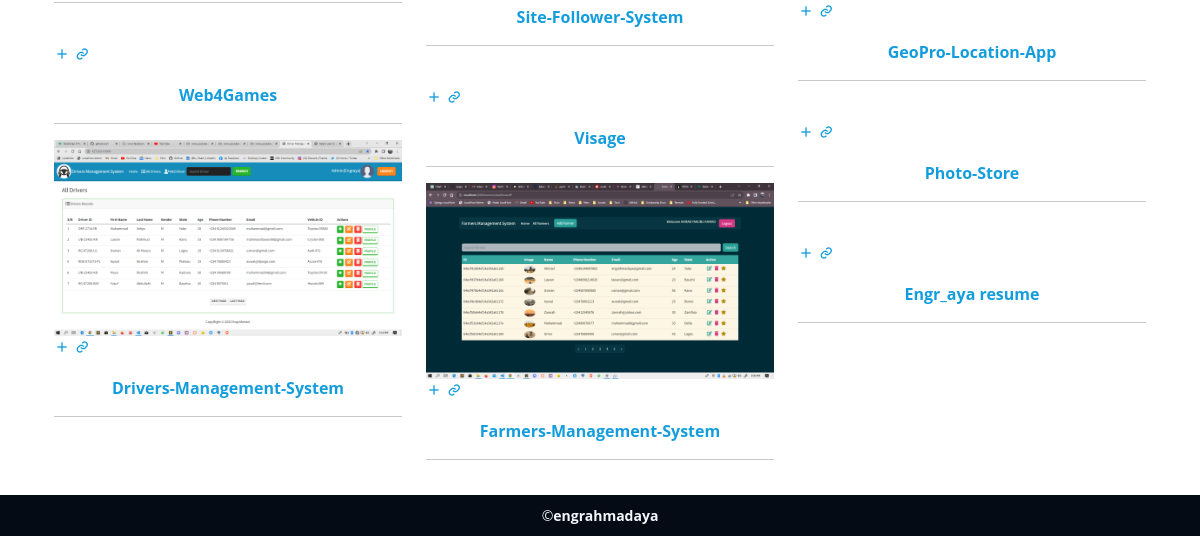
Page /portfolio (lower part) on the earlier database version.
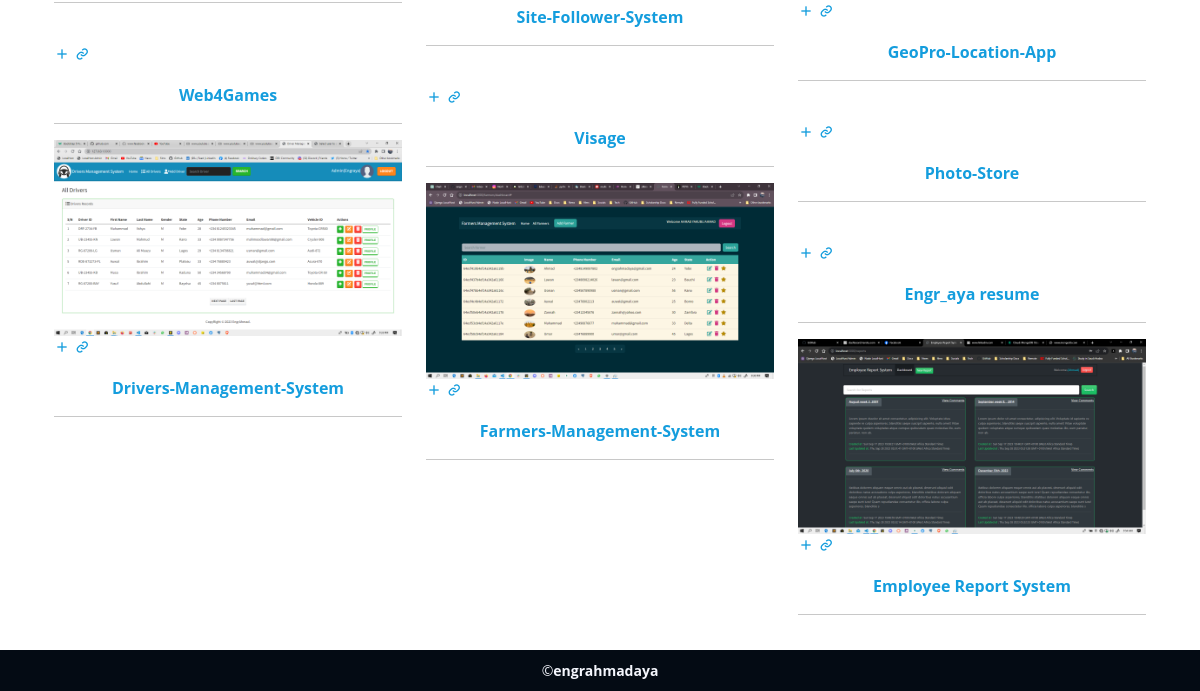
Same page on the later database version.
### baseapp/models.py (models this page shows, shortened)
class Portfolio(models.Model):
    title = models.CharField(max_length=200, null=True, blank=True)
    portfolio_description = models.TextField()
    cover_image = models.ImageField(upload_to='portfolio_cover', null=True, blank=True)
    tech_stack = models.CharField(max_length=200, null=True, blank=True)
    deployment = models.CharField(max_length=200, null=True, blank=True)
    status = models.CharField(max_length=100, null=True, blank=True, choices=PROJECT_STATUS)
    portfolio_url = models.URLField(max_length=200, null=True, blank=True)

### baseapp/views.py (the view)
# urls.py: path('portfolio', views.portfolio, name="portfolio"),
def portfolio(request):
    portfolios = Portfolio.objects.all()
    context = {'portfolios' : portfolios}
    return render(request, 'baseapp/portfolio.html', context)

### baseapp/templates/baseapp/portfolio.html (shortened to what this page needs)
{% extends 'baseapp/base.html' %}
{% load static %}
{% block content  %}
    <section id="portfolio" class="container">
        <div class="container">
          <div class="row portfolio-container justify-content-center align-content-center" data-aos="fade-up" data-aos-delay="100">
            {% for portfolio in portfolios %}
            <div class="col-lg-4 col-md-6 portfolio-item filter-app">
              <div class="portfolio-wrap">
                <img src="{{portfolio.cover_image.url}}" class="img-fluid" alt="">
                <div class="portfolio-links">
                  <a href="{{portfolio.cover_image.url}}" data-gallery="portfolioGallery" class="portfolio-lightbox" title="App 1"><i class="bx bx-plus"></i></a>
                  <a href="{{portfolio.portfolio_url}}" target="_blank" title="More Details"><i class="bx bx-link"></i></a>
                </div>
              </div>
              <a href="{% url 'portfolio_detail' portfolio.id %}" title="More Details"><strong class="d-flex justify-content-center mt-3">{{portfolio.title}}</strong></a>
              <hr>
            </div>
            {% endfor %}
          </div>
        </div>
      </section>
{% endblock content  %}

Differences in the rows shown:
added Portfolio: cover_image (picture), title "Employee Report System"
